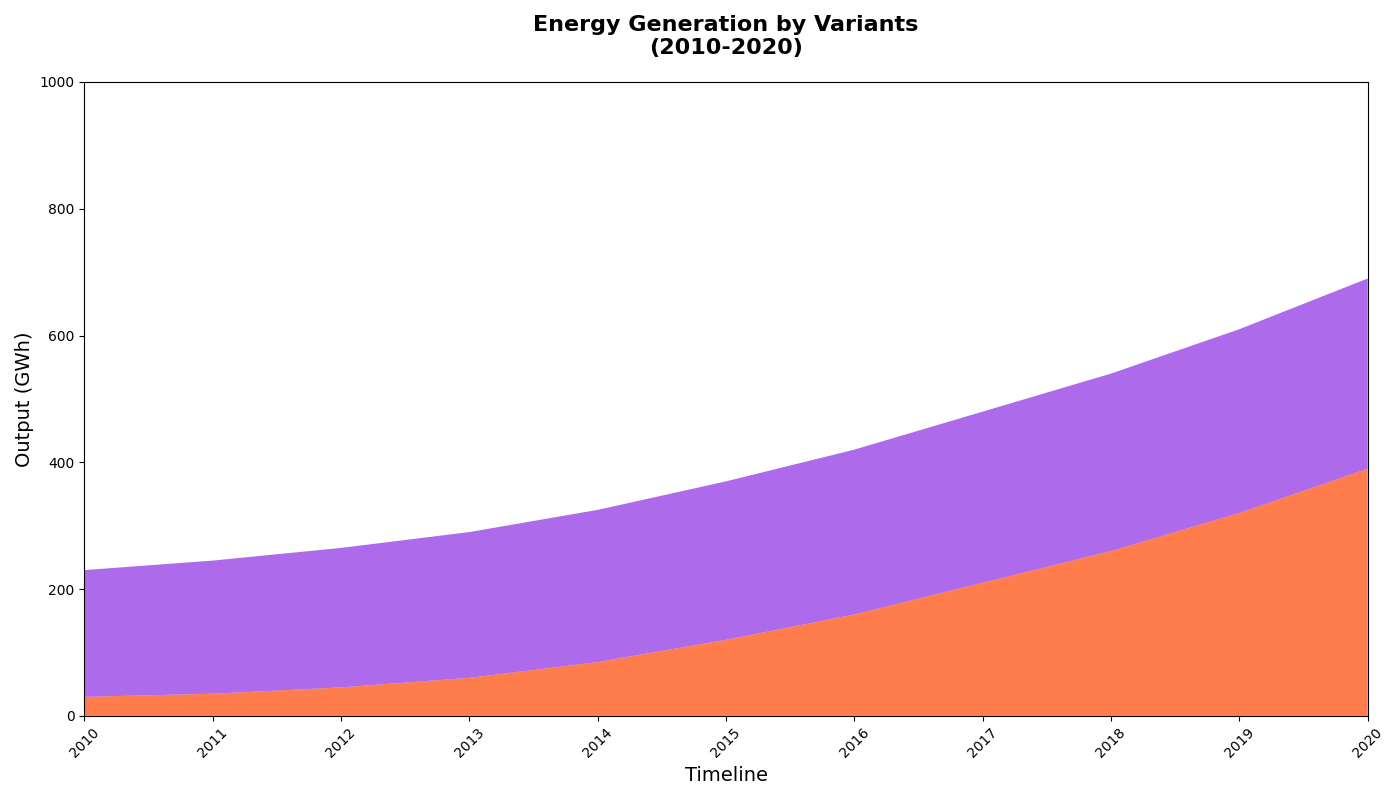

Generate this figure with Python:
import matplotlib.pyplot as plt
import numpy as np

years = np.arange(2010, 2021)
wind_energy = np.array([30, 35, 45, 60, 85, 120, 160, 210, 260, 320, 390])
hydro_energy = np.array([200, 210, 220, 230, 240, 250, 260, 270, 280, 290, 300])

fig, ax = plt.subplots(figsize=(14, 8))
ax.stackplot(years, wind_energy, hydro_energy, 
             colors=['#FF4500', '#8A2BE2'], alpha=0.7)

ax.set_title("Energy Generation by Variants\n(2010-2020)", fontsize=16, fontweight='bold', pad=20)
ax.set_xlabel('Timeline', fontsize=14)
ax.set_ylabel('Output (GWh)', fontsize=14)
ax.set_xlim(years[0], years[-1])
ax.set_ylim(0, 1000)
ax.set_xticks(years)
plt.xticks(rotation=45)

plt.tight_layout()
plt.show()
